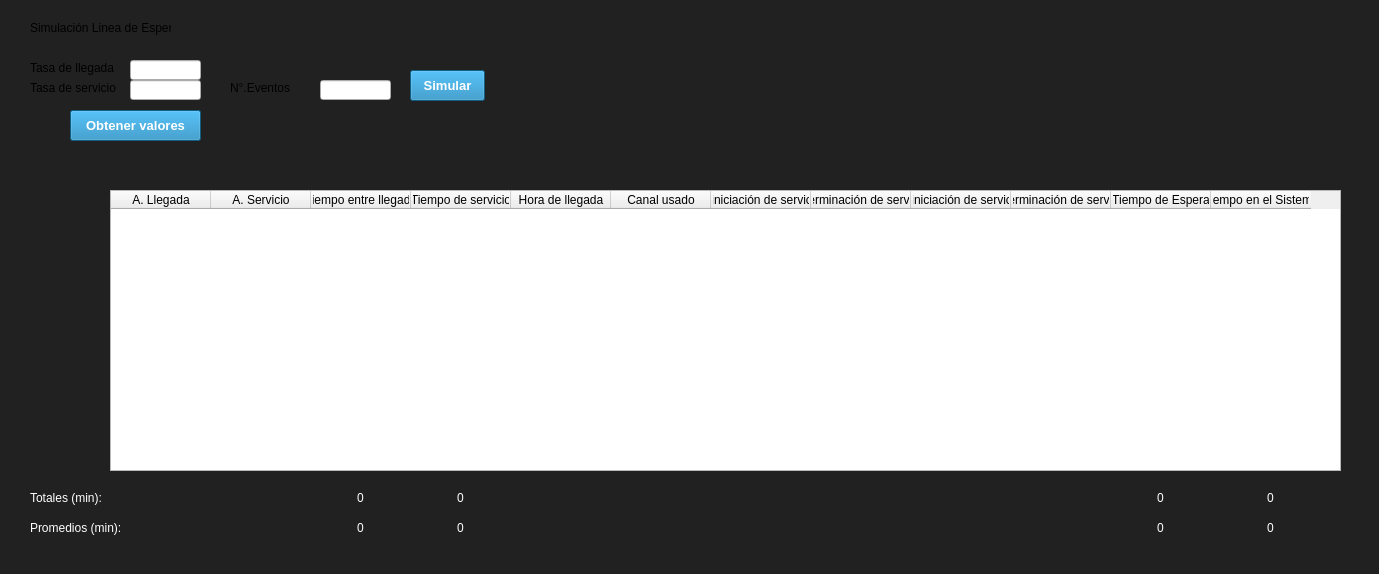
<?xml version="1.0" encoding="UTF-8"?>
<ui version="4.0">
 <class>Principal5</class>
 <widget class="QWidget" name="Principal5">
  <property name="geometry">
   <rect>
    <x>0</x>
    <y>0</y>
    <width>1379</width>
    <height>574</height>
   </rect>
  </property>
  <property name="windowTitle">
   <string>Form</string>
  </property>
  <property name="styleSheet">
   <string notr="true">#Principal5{
	background:#212121;
}

.QLabel{
	background:#212121;
}

.QLineEdit{
	
	font: 75 7.5pt &quot;Arial&quot;;
}
.QPushButton{
	font-family: Arial, Verdana;
	color:#ffffff;
	background-color: #1883BA;
	padding:5px;
	font-weight: 600;
	font-size: 13px;
}
</string>
  </property>
  <widget class="QLabel" name="promedioTiempoEspera">
   <property name="geometry">
    <rect>
     <x>1120</x>
     <y>520</y>
     <width>81</width>
     <height>16</height>
    </rect>
   </property>
   <property name="font">
    <font>
     <family>MS Shell Dlg 2</family>
     <pointsize>9</pointsize>
     <weight>9</weight>
     <italic>false</italic>
     <bold>false</bold>
    </font>
   </property>
   <property name="styleSheet">
    <string notr="true">color: rgb(255, 255, 255);
font: 75 9pt &quot;MS Shell Dlg 2&quot;;</string>
   </property>
   <property name="text">
    <string>0</string>
   </property>
   <property name="alignment">
    <set>Qt::AlignCenter</set>
   </property>
  </widget>
  <widget class="QLineEdit" name="txtLanda">
   <property name="geometry">
    <rect>
     <x>130</x>
     <y>60</y>
     <width>71</width>
     <height>20</height>
    </rect>
   </property>
   <property name="text">
    <string/>
   </property>
  </widget>
  <widget class="QLineEdit" name="txtEventosLinea">
   <property name="geometry">
    <rect>
     <x>320</x>
     <y>80</y>
     <width>71</width>
     <height>20</height>
    </rect>
   </property>
  </widget>
  <widget class="QLabel" name="label_14">
   <property name="geometry">
    <rect>
     <x>30</x>
     <y>20</y>
     <width>141</width>
     <height>16</height>
    </rect>
   </property>
   <property name="text">
    <string>Simulación Linea de Espera</string>
   </property>
  </widget>
  <widget class="QLabel" name="label_13">
   <property name="geometry">
    <rect>
     <x>30</x>
     <y>60</y>
     <width>91</width>
     <height>16</height>
    </rect>
   </property>
   <property name="text">
    <string>Tasa de llegada</string>
   </property>
  </widget>
  <widget class="QPushButton" name="btnObtenerValores">
   <property name="geometry">
    <rect>
     <x>70</x>
     <y>110</y>
     <width>131</width>
     <height>31</height>
    </rect>
   </property>
   <property name="text">
    <string>Obtener valores</string>
   </property>
  </widget>
  <widget class="QLabel" name="promedioTiempoServicio">
   <property name="geometry">
    <rect>
     <x>420</x>
     <y>520</y>
     <width>81</width>
     <height>16</height>
    </rect>
   </property>
   <property name="font">
    <font>
     <family>MS Shell Dlg 2</family>
     <pointsize>9</pointsize>
     <weight>9</weight>
     <italic>false</italic>
     <bold>false</bold>
    </font>
   </property>
   <property name="styleSheet">
    <string notr="true">color: rgb(255, 255, 255);
font: 75 9pt &quot;MS Shell Dlg 2&quot;;</string>
   </property>
   <property name="text">
    <string>0</string>
   </property>
   <property name="alignment">
    <set>Qt::AlignCenter</set>
   </property>
  </widget>
  <widget class="QPushButton" name="btnLineaEspera">
   <property name="geometry">
    <rect>
     <x>410</x>
     <y>70</y>
     <width>75</width>
     <height>31</height>
    </rect>
   </property>
   <property name="text">
    <string>Simular</string>
   </property>
  </widget>
  <widget class="QLabel" name="lblTotales">
   <property name="geometry">
    <rect>
     <x>30</x>
     <y>490</y>
     <width>91</width>
     <height>16</height>
    </rect>
   </property>
   <property name="font">
    <font>
     <family>MS Shell Dlg 2</family>
     <pointsize>9</pointsize>
     <weight>9</weight>
     <italic>false</italic>
     <bold>false</bold>
    </font>
   </property>
   <property name="styleSheet">
    <string notr="true">color: rgb(255, 255, 255);
font: 75 9pt &quot;MS Shell Dlg 2&quot;;</string>
   </property>
   <property name="text">
    <string>Totales (min):</string>
   </property>
  </widget>
  <widget class="QLineEdit" name="txtNiu">
   <property name="geometry">
    <rect>
     <x>130</x>
     <y>80</y>
     <width>71</width>
     <height>20</height>
    </rect>
   </property>
   <property name="text">
    <string/>
   </property>
  </widget>
  <widget class="QTableWidget" name="tabla_linea_espera">
   <property name="enabled">
    <bool>true</bool>
   </property>
   <property name="geometry">
    <rect>
     <x>110</x>
     <y>190</y>
     <width>1231</width>
     <height>281</height>
    </rect>
   </property>
   <property name="cursor" stdset="0">
    <cursorShape>PointingHandCursor</cursorShape>
   </property>
   <property name="statusTip">
    <string/>
   </property>
   <property name="editTriggers">
    <set>QAbstractItemView::NoEditTriggers</set>
   </property>
   <property name="dragDropOverwriteMode">
    <bool>true</bool>
   </property>
   <property name="rowCount">
    <number>0</number>
   </property>
   <property name="columnCount">
    <number>12</number>
   </property>
   <column>
    <property name="text">
     <string>A. Llegada</string>
    </property>
   </column>
   <column>
    <property name="text">
     <string>A. Servicio</string>
    </property>
   </column>
   <column>
    <property name="text">
     <string>Tiempo entre llegada</string>
    </property>
   </column>
   <column>
    <property name="text">
     <string>Tiempo de servicio</string>
    </property>
   </column>
   <column>
    <property name="text">
     <string>Hora de llegada</string>
    </property>
   </column>
   <column>
    <property name="text">
     <string>Canal usado</string>
    </property>
   </column>
   <column>
    <property name="text">
     <string>Hora iniciación de servicio C1</string>
    </property>
   </column>
   <column>
    <property name="text">
     <string>Hora terminación de servicio C1</string>
    </property>
   </column>
   <column>
    <property name="text">
     <string>Hora iniciación de servicio C2</string>
    </property>
   </column>
   <column>
    <property name="text">
     <string>Hora terminación de servicio C2</string>
    </property>
   </column>
   <column>
    <property name="text">
     <string>Tiempo de Espera</string>
    </property>
   </column>
   <column>
    <property name="text">
     <string>Tiempo en el Sistema</string>
    </property>
   </column>
  </widget>
  <widget class="QLabel" name="totalTiempoSistema">
   <property name="geometry">
    <rect>
     <x>1230</x>
     <y>490</y>
     <width>81</width>
     <height>16</height>
    </rect>
   </property>
   <property name="font">
    <font>
     <family>MS Shell Dlg 2</family>
     <pointsize>9</pointsize>
     <weight>9</weight>
     <italic>false</italic>
     <bold>false</bold>
    </font>
   </property>
   <property name="styleSheet">
    <string notr="true">color: rgb(255, 255, 255);
font: 75 9pt &quot;MS Shell Dlg 2&quot;;</string>
   </property>
   <property name="text">
    <string>0</string>
   </property>
   <property name="alignment">
    <set>Qt::AlignCenter</set>
   </property>
  </widget>
  <widget class="QLabel" name="totalTiempoServicio">
   <property name="geometry">
    <rect>
     <x>420</x>
     <y>490</y>
     <width>81</width>
     <height>16</height>
    </rect>
   </property>
   <property name="font">
    <font>
     <family>MS Shell Dlg 2</family>
     <pointsize>9</pointsize>
     <weight>9</weight>
     <italic>false</italic>
     <bold>false</bold>
    </font>
   </property>
   <property name="styleSheet">
    <string notr="true">color: rgb(255, 255, 255);
font: 75 9pt &quot;MS Shell Dlg 2&quot;;</string>
   </property>
   <property name="text">
    <string>0</string>
   </property>
   <property name="alignment">
    <set>Qt::AlignCenter</set>
   </property>
  </widget>
  <widget class="QLabel" name="totalTiempoEspera">
   <property name="geometry">
    <rect>
     <x>1120</x>
     <y>490</y>
     <width>81</width>
     <height>16</height>
    </rect>
   </property>
   <property name="font">
    <font>
     <family>MS Shell Dlg 2</family>
     <pointsize>9</pointsize>
     <weight>9</weight>
     <italic>false</italic>
     <bold>false</bold>
    </font>
   </property>
   <property name="styleSheet">
    <string notr="true">color: rgb(255, 255, 255);
font: 75 9pt &quot;MS Shell Dlg 2&quot;;</string>
   </property>
   <property name="text">
    <string>0</string>
   </property>
   <property name="alignment">
    <set>Qt::AlignCenter</set>
   </property>
  </widget>
  <widget class="QLabel" name="lblPromedios">
   <property name="geometry">
    <rect>
     <x>30</x>
     <y>520</y>
     <width>111</width>
     <height>16</height>
    </rect>
   </property>
   <property name="font">
    <font>
     <family>MS Shell Dlg 2</family>
     <pointsize>9</pointsize>
     <weight>9</weight>
     <italic>false</italic>
     <bold>false</bold>
    </font>
   </property>
   <property name="styleSheet">
    <string notr="true">color: rgb(255, 255, 255);
font: 75 9pt &quot;MS Shell Dlg 2&quot;;</string>
   </property>
   <property name="text">
    <string>Promedios (min):</string>
   </property>
  </widget>
  <widget class="QLabel" name="promedioTiempoEntreLlegada">
   <property name="geometry">
    <rect>
     <x>320</x>
     <y>520</y>
     <width>81</width>
     <height>16</height>
    </rect>
   </property>
   <property name="font">
    <font>
     <family>MS Shell Dlg 2</family>
     <pointsize>9</pointsize>
     <weight>9</weight>
     <italic>false</italic>
     <bold>false</bold>
    </font>
   </property>
   <property name="styleSheet">
    <string notr="true">color: rgb(255, 255, 255);
font: 75 9pt &quot;MS Shell Dlg 2&quot;;</string>
   </property>
   <property name="text">
    <string>0</string>
   </property>
   <property name="alignment">
    <set>Qt::AlignCenter</set>
   </property>
  </widget>
  <widget class="QLabel" name="label_12">
   <property name="geometry">
    <rect>
     <x>30</x>
     <y>80</y>
     <width>91</width>
     <height>16</height>
    </rect>
   </property>
   <property name="text">
    <string>Tasa de servicio</string>
   </property>
  </widget>
  <widget class="QLabel" name="totalTiempoEntreLlegada">
   <property name="geometry">
    <rect>
     <x>320</x>
     <y>490</y>
     <width>81</width>
     <height>16</height>
    </rect>
   </property>
   <property name="font">
    <font>
     <family>MS Shell Dlg 2</family>
     <pointsize>9</pointsize>
     <weight>9</weight>
     <italic>false</italic>
     <bold>false</bold>
    </font>
   </property>
   <property name="styleSheet">
    <string notr="true">color: rgb(255, 255, 255);
font: 75 9pt &quot;MS Shell Dlg 2&quot;;</string>
   </property>
   <property name="text">
    <string>0</string>
   </property>
   <property name="alignment">
    <set>Qt::AlignCenter</set>
   </property>
  </widget>
  <widget class="QLabel" name="label_15">
   <property name="geometry">
    <rect>
     <x>230</x>
     <y>80</y>
     <width>61</width>
     <height>16</height>
    </rect>
   </property>
   <property name="text">
    <string>N°.Eventos</string>
   </property>
  </widget>
  <widget class="QLabel" name="promedioTiempoSistema">
   <property name="geometry">
    <rect>
     <x>1230</x>
     <y>520</y>
     <width>81</width>
     <height>16</height>
    </rect>
   </property>
   <property name="font">
    <font>
     <family>MS Shell Dlg 2</family>
     <pointsize>9</pointsize>
     <weight>9</weight>
     <italic>false</italic>
     <bold>false</bold>
    </font>
   </property>
   <property name="styleSheet">
    <string notr="true">color: rgb(255, 255, 255);
font: 75 9pt &quot;MS Shell Dlg 2&quot;;</string>
   </property>
   <property name="text">
    <string>0</string>
   </property>
   <property name="alignment">
    <set>Qt::AlignCenter</set>
   </property>
  </widget>
 </widget>
 <resources/>
 <connections/>
</ui>
